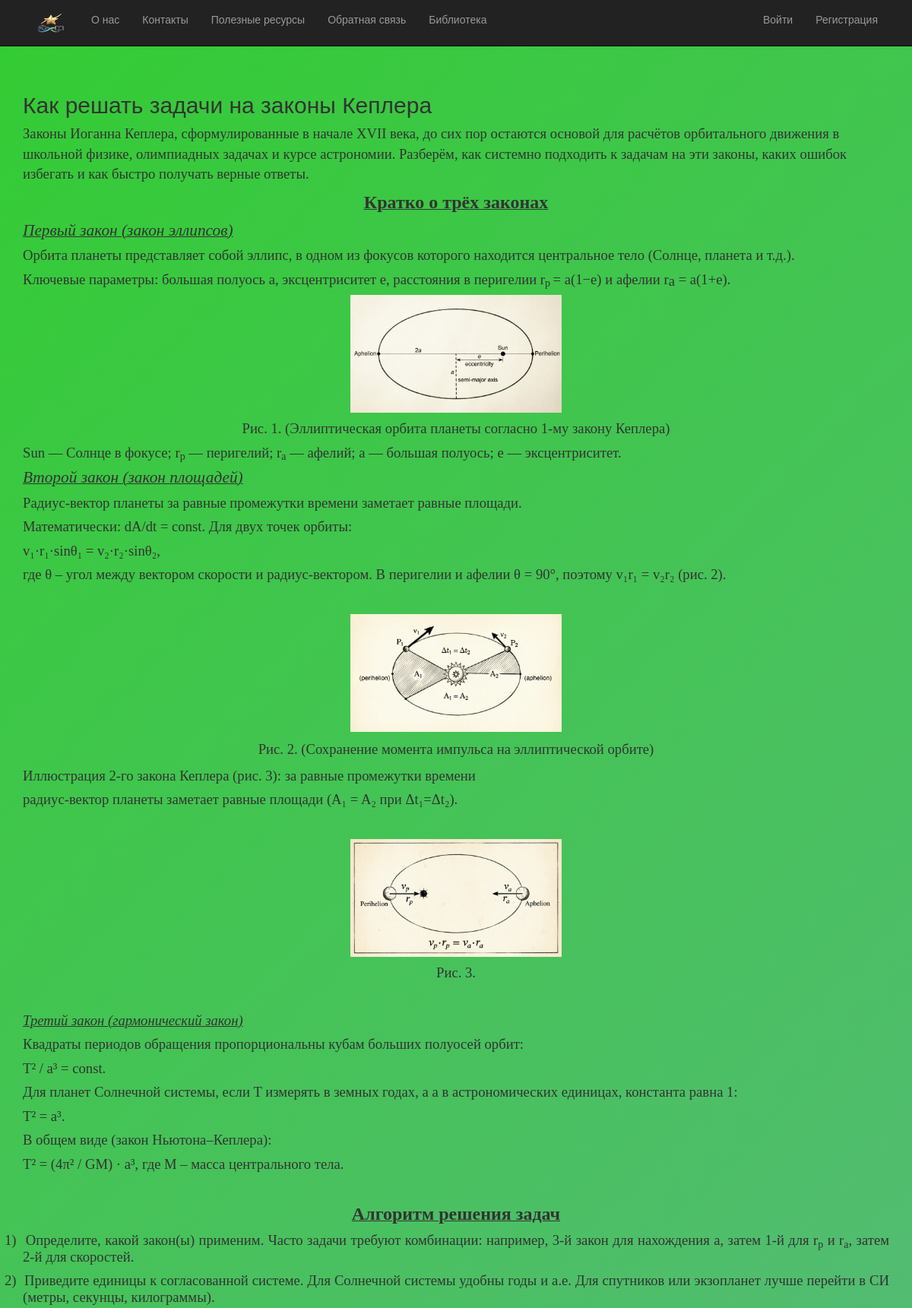
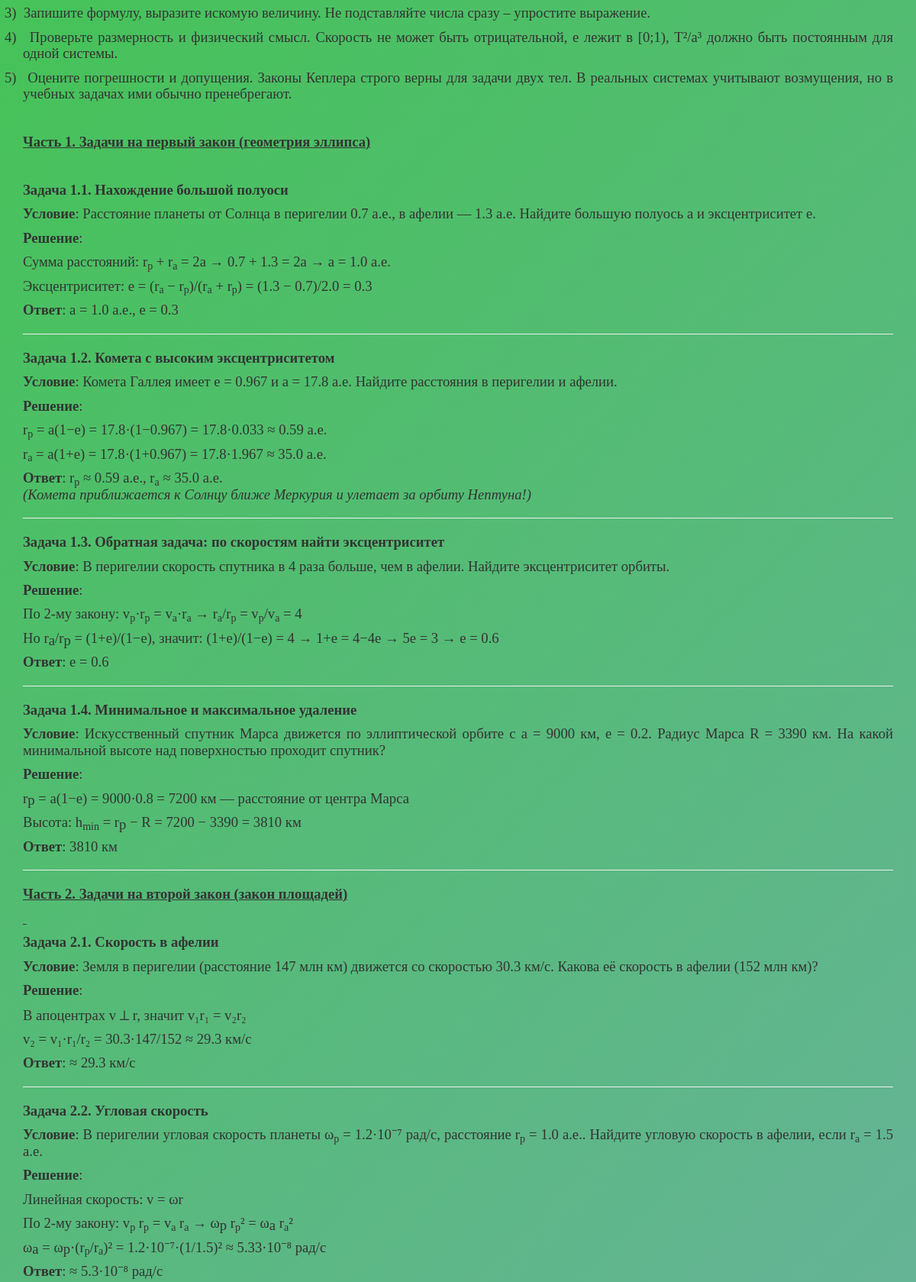
Screenshot of /blogpost/2/ (upper part) with the database file from the repository (2 pictures, top to bottom).
### app/models.py (models this page shows, shortened)
class Blog(models.Model):
    title = models.CharField(max_length = 100, unique_for_date = "posted", verbose_name = "Заголовок")
    description = models.TextField(verbose_name= "Краткое содержание" )
    content = models.TextField(verbose_name= "Полное содержание")
    posted = models.DateTimeField(default=datetime.now(), db_index= True, verbose_name = "Опубликована")
    author = models.ForeignKey(User, null=True, blank=True, on_delete = models.SET_NULL, verbose_name = "Автор")
    class Meta:
        db_table = "Posts"
        ordering = ["-posted"]
        verbose_name = "статья блога"
        verbose_name_plural = "статьи блога"

### app/views.py (the view, shortened to what this page needs)
# urls.py: path('blogpost/<int:parametr>/', views.blogpost, name='blogpost'),
def blogpost (request, parametr):
    assert isinstance(request, HttpRequest)
    post_1 = Blog.objects.get(id=parametr)
    comments = Comment.objects.filter(post=parametr)
    form = CommentForm(request.POST)
    return render(
        request,
        'app/blogpost.html',
        {
            'post_1': post_1,
            'comments': comments,
            'form': form,
            'year': datetime.now().year,
        }
    )

### app/templates/app/blogpost.html (shortened to what this page needs)
{% extends "app/layout.html" %}
{% load static %}
{% block extra_css %}
<link rel="stylesheet" href="{% static 'app/content/blogpost.css' %}">
{% endblock %}
{% block content %}
<h2>{{ post_1.title }}</h2>
<div class="blog-content">
    {{ post_1.content|safe }}
</div>
<br />
{% endblock %}

### app/static/app/content/site.css (style rules this page uses)
body { padding-top: 80px; padding-bottom: 50px; }

### app/static/app/content/blogpost.css (style rules this page uses)
.blog-content { max-height: none !important; overflow: visible !important; height: auto !important; }

### app/templates/app/layout.html (style rules this page uses)
body { background: linear-gradient(135deg, #33CC33 0%, #9999FF 100%); }

### rows the page displays
Blog: title "Как решать задачи на законы Кеплера", content "Законы Иоганна Кеплера, сформулированные в начале XVII века, до сих пор остаются основой для расчётов орбитального движения в школьной физике, олимпиадных задачах и курсе астрономии. Разберём, как системно подходить к задачам на эти законы, каких ошибок избегать и как быстро получать верные ответы. Кратко о трёх законах Первый закон (закон эллипсов) Орбита планеты представляет собой эллипс, в одном из фокусов которого находится центральное тело (Солнце, планета и т.д.). Ключевые параметры: большая полуось a, эксцентриситет e, расстояния в перигелии r p = a(1−e) и афелии r a = a(1+e). Рис. 1. (Эллиптическая орбита планеты согласно 1-му закону Кеплера) Sun — Солнце в фокусе; r p — перигелий;…", content (picture)
